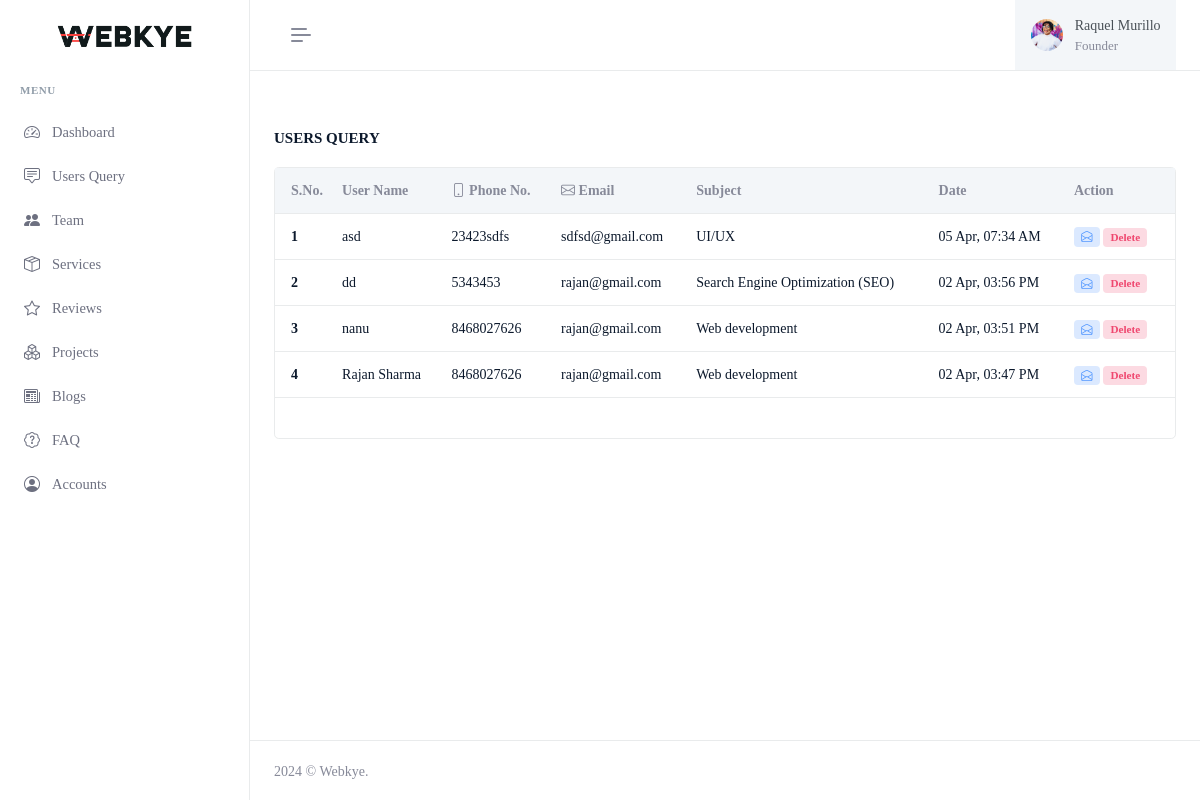
Page /admin/users-query.php (signed in) on the earlier database version.
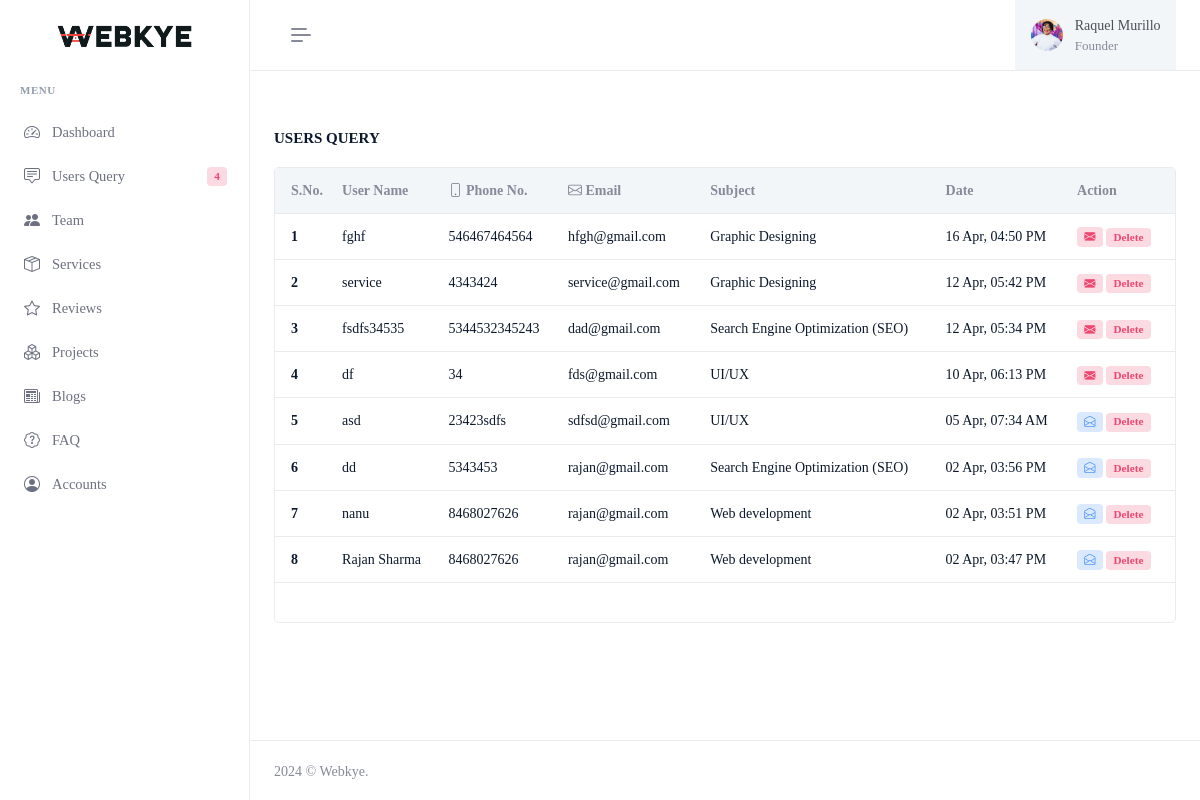
Same page on the later database version.
### tables this page shows
CREATE TABLE `contact_form` (
  `id` int(11) NOT NULL,
  `timestamp` timestamp NOT NULL DEFAULT current_timestamp(),
  `name` varchar(20) NOT NULL,
  `phone` varchar(15) NOT NULL,
  `email` varchar(266) NOT NULL,
  `subject` varchar(266) NOT NULL,
  `message` text NOT NULL,
  `status` int(11) NOT NULL DEFAULT 0
);

### admin/users-query.php (the view, shortened to what the changed rows need)
<?php
include ("includes/connection.php");
?>
<!doctype html>
<html lang="en" data-layout="vertical" data-topbar="light" data-sidebar="light" data-sidebar-size="lg"
    data-sidebar-image="none" data-preloader="disable" data-body-image="none">
<head>
    <?php include ('includes/head.php') ?>
</head>
<body>
    <div id="layout-wrapper">
        <?php include ("includes/sidebar.php") ?>
        <div class="main-content">
            <div class="page-content">
                <div class="container-fluid">
                    <div class="row" id="usersList">
                        <div class="col-lg-12">
                            <div class="card">
                                <div class="card-body">
                                    <div class="table-responsive table-card mb-1">
                                        <table class="table align-middle table-nowrap" id="customerTable">
                                            <thead class="table-light">
                                                <tr>
                                                    <th scope="col" style="width: 50px;">
                                                        S.No.
                                                    </th>
                                                    <th>User Name</th>
                                                    <th><i class="bi bi-phone"></i> Phone No.</th>
                                                    <th><i class="bi bi-envelope"></i> Email</th>
                                                    <th>Subject</th>
                                                    <th>Date</th>
                                                    <th>Action</th>
                                                </tr>
                                            </thead>
                                            <tbody class="list form-check-all">
                                                <?php
                                                $query = mysqli_query($conn, "SELECT * FROM `contact_form` ORDER BY `id` DESC");
                                                $sno = 1;
                                                while ($row = mysqli_fetch_assoc($query)) {
                                                    ?>
                                                    <tr>
                                                        <th scope="row">
                                                            <?php echo $sno; ?>
                                                        </th>
                                                        <td class="user_name">
                                                            <?php echo $row['name'] ?>
                                                        </td>
                                                        <td class="email_id">
                                                            <?php echo $row['phone'] ?>
                                                        </td>
                                                        <td class="email_id">
                                                            <?php echo $row['email'] ?>
                                                        </td>
                                                        <td class="email_id">
                                                            <?php echo $row['subject'] ?>
                                                        </td>
                                                        <td class="date">
                                                            <?php
                                                            $timestamp_str = $row['timestamp'];
                                                            $timestamp = new DateTime($timestamp_str);
                                                            $formatted_timestamp = $timestamp->format('d M, h:i A');
                                                            echo $formatted_timestamp;
                                                            ?>
                                                        </td>
                                                        <td class="status">
                                                            <?php
                                                            $readStatus = "bg-danger-subtle text-danger";
                                                            $MailIcon = "bi-envelope-fill";
                                                            if ($row['status'] == 1) {
                                                                $readStatus = "bg-primary-subtle text-primary";
                                                                $MailIcon = "bi-envelope-open";
                                                            }
                                                            ?>
                                                            <span class="badge <?php echo $readStatus; ?>  envelopeIcon"
                                                                id="envelopeIcon<?php echo $row['id'] ?>"
                                                                data-bs-toggle="modal" data-bs-target="#myModal"
                                                                style="cursor: pointer;"
                                                                data-mailId="<?php echo $row['id'] ?>"><i
                                                                    class="bi <?php echo $MailIcon ?>"
                                                                    id="mailIcon<?php echo $row['id'] ?>"></i></span>
                                                            <a href="?type=delete&id=<?php echo $row['id'] ?>"
                                                                class="badge bg-danger-subtle text-danger">Delete</a>
                                                        </td>
                                                    </tr>
                                                    <?php $sno++;
                                                } ?>
                                            </tbody>
                                        </table>
                                    </div>
                                </div>
                            </div>
                        </div>
                    </div>
                </div>
            </div>
        </div>
    </div>
</body>
</html>

### admin/includes/sidebar.php (shortened to what the changed rows need)
<div class="app-menu navbar-menu">
    <div id="scrollbar">
        <div class="container-fluid">
            <ul class="navbar-nav" id="navbar-nav">
                <li class="nav-item">
                    <a href="users-query" class="nav-link menu-link"> <i class="bi bi-chat-square-text"></i>
                        <span data-key="t-users-list">Users Query</span>
                        <?php
                        $mail = mysqli_fetch_assoc(mysqli_query($conn, "SELECT COUNT(*) AS `unread` FROM `contact_form` WHERE `status` = 0"));
                        if ($mail['unread'] > 0) { ?>
                            <span class="badge badge-pill bg-danger-subtle text-danger " data-key="t-hot">
                                <?php echo $mail['unread'] ?>
                            </span>
                        <?php }
                        ?>
                    </a>
                </li>
            </ul>
        </div>
    </div>
</div>

Differences in the rows shown:
added contact_form: name "fghf", phone "546467464564", email "hfgh@gmail.com", subject "Graphic Designing", timestamp "16 Apr, 04:50 PM"
added contact_form: name "service", phone "4343424", email "service@gmail.com", subject "Graphic Designing", timestamp "12 Apr, 05:42 PM"
added contact_form: name "fsdfs34535", phone "5344532345243", email "dad@gmail.com", subject "Search Engine Optimization (SEO)", timestamp "12 Apr, 05:34 PM"
added contact_form: name "df", phone "34", email "fds@gmail.com", subject "UI/UX", timestamp "10 Apr, 06:13 PM"
Other differences:
$mail['unread']: (not shown) → "4"
